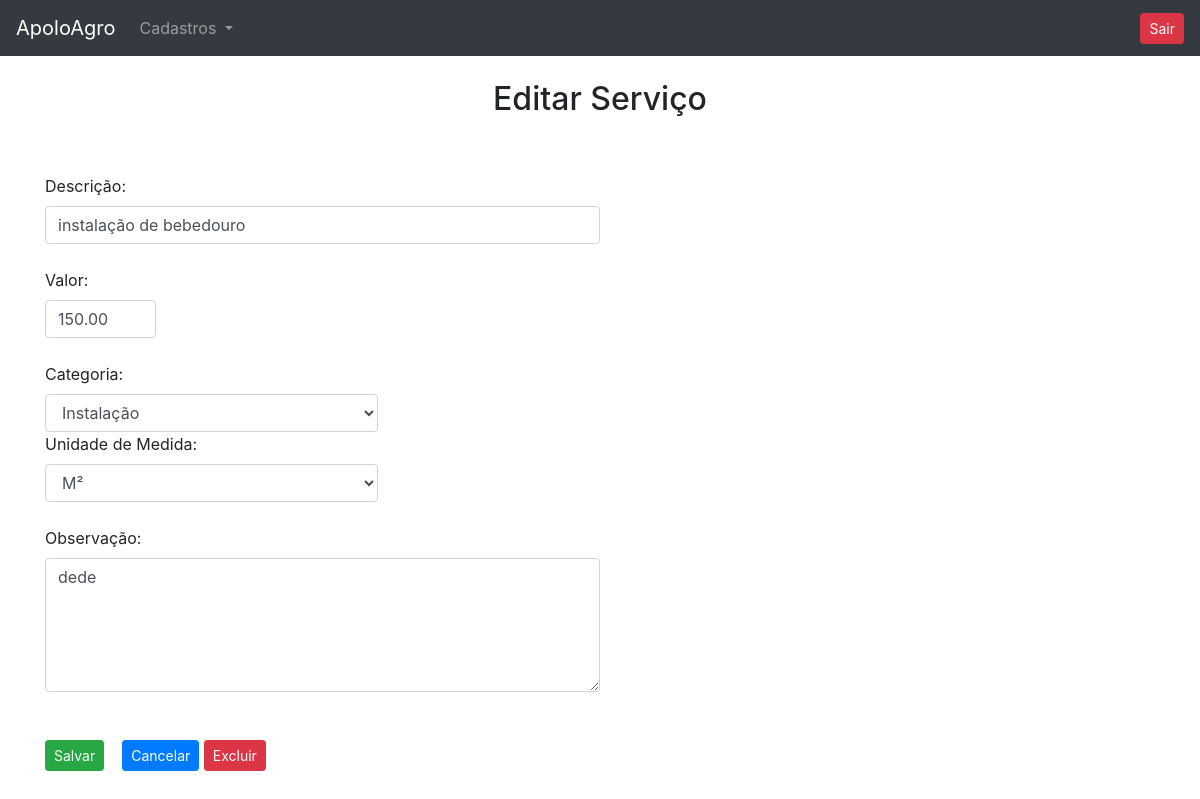
Screenshot of /edita_servico/1 (signed in) with the database file from the repository.
### cadastros/models.py (models this page shows, shortened)
class Servicos(models.Model):
    descricao = models.CharField(max_length=50)
    valor = models.DecimalField(max_digits=10, decimal_places=2)
    observacao = models.TextField(blank=True, null=True)
    categoria = models.ForeignKey(Categorias, on_delete=models.DO_NOTHING)
    und = models.ForeignKey(UnidadeMedida, on_delete=models.DO_NOTHING)
    class Meta:
        verbose_name = 'Servico'

### cadastros/views.py (the view, shortened to what this page needs)
# urls.py: path('edita_servico/<int:id>', views.edita_servico, name='edita_servico'),
def edita_servico(request, id):
    if request.session.get('usuario'):
        servico = Servicos.objects.get(id=id)
        categorias = Categorias.objects.filter(servico=True)
        und_medidas = UnidadeMedida.objects.all()
        return render(request, 'edita_servico.html', {'servico': servico, 'categorias': categorias,
                                                      'usuario_logado': request.session.get('usuario'),
                                                      'und_medidas': und_medidas})

### cadastros/models.py (called while the page is built)
    def __str__(self):
        return self.descricao

### cadastros/templatetags/format_decimal.py (called while the page is built)
@register.filter(name='format_decimal')
def format_decimal(value):
    try:
        value = format(value)
    except:
        pass
    return value

### cadastros/templates/edita_servico.html (shortened to what this page needs)
{% extends 'base.html' %}
{% load format_decimal %}
{% block 'conteudo' %}
<div class="container">
    <div style="text-align: center">
        <br>
        <h2>Editar Serviço</h2>
    </div>
    <br>
    <br>
    <form action="{% url 'edita_servico' servico.id %}" method="POST" >{% csrf_token %}
        <label>Descrição:</label>
        <input style="width: 50%" type="text" name="descricao" class="form-control" value="{{servico.descricao}}" placeholder="Digite a descrição">
        <br>
        <label>Valor:</label>
        <input style="width: 10%" type="number" step="any" name="valor" value="{{servico.valor|format_decimal}}" class="form-control">
        <br>
        <label>Categoria:</label>
        <select style="width: 30%" name="categoria" class="form-control">
            {% for cat in categorias %}
                {% if servico.categoria == cat %}
                    <option value="{{cat.id}}" selected>{{cat}}</option>
                {% else %}
                    <option value="{{cat.id}}">{{cat}}</option>
                {% endif %}
            {% endfor %}
        </select>
        <label>Unidade de Medida:</label>
        <select style="width: 30%" name="und_medida" class="form-control">
            {% for und in und_medidas %}
              {% if servico.und == und %}
                <option value="{{und.id}}" selected>{{und.sigla}}</option>
              {% else %}
                <option value="{{und.id}}">{{und.sigla}}</option>
              {% endif %}
            {% endfor %}
        </select>
        <br>
        <label>Observação:</label>
        <textarea style="width: 50%" class="form-control" name="observacao" rows="5">{{servico.observacao}}</textarea>
        <br>
        <br>
        <input class="btn btn-success btn-sm" type="Submit" value="Salvar">&nbsp&nbsp&nbsp
        <a href="{% url 'servicos' %}" class="btn btn-primary btn-sm">Cancelar</a>
        <button type="button" class="btn btn-danger btn-sm" data-toggle="modal" data-target="#exampleModal">
            Excluir
        </button>
    </form>
</div>
{% endblock %}

### rows the page displays
Servicos: descricao "instalação de bebedouro", valor "150.00", observacao "dede"

### other values shown
form field categoria "Instalação"
form field und_medida "M²"
